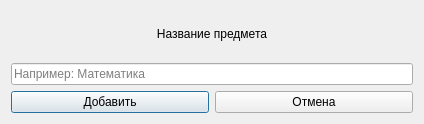
<?xml version="1.0" encoding="UTF-8"?>
<ui version="4.0">
 <class>Dialog</class>
 <widget class="QDialog" name="Dialog">
  <property name="geometry">
   <rect>
    <x>0</x>
    <y>0</y>
    <width>424</width>
    <height>124</height>
   </rect>
  </property>
  <property name="windowTitle">
   <string>Добавить предмет</string>
  </property>
  <layout class="QVBoxLayout" name="verticalLayout">
   <item>
    <widget class="QLabel" name="label">
     <property name="layoutDirection">
      <enum>Qt::RightToLeft</enum>
     </property>
     <property name="text">
      <string>Название предмета</string>
     </property>
     <property name="alignment">
      <set>Qt::AlignCenter</set>
     </property>
     <property name="wordWrap">
      <bool>false</bool>
     </property>
     <property name="margin">
      <number>10</number>
     </property>
    </widget>
   </item>
   <item>
    <widget class="QLineEdit" name="lineEdit">
     <property name="toolTip">
      <string>Введите название предмета</string>
     </property>
     <property name="placeholderText">
      <string>Например: Математика</string>
     </property>
    </widget>
   </item>
   <item>
    <layout class="QHBoxLayout" name="horizontalLayout_4">
     <item>
      <widget class="QPushButton" name="pushButton_Add">
       <property name="text">
        <string>Добавить</string>
       </property>
      </widget>
     </item>
     <item>
      <widget class="QPushButton" name="pushButton_Cancel">
       <property name="text">
        <string>Отмена</string>
       </property>
      </widget>
     </item>
    </layout>
   </item>
  </layout>
 </widget>
 <resources/>
 <connections/>
</ui>
